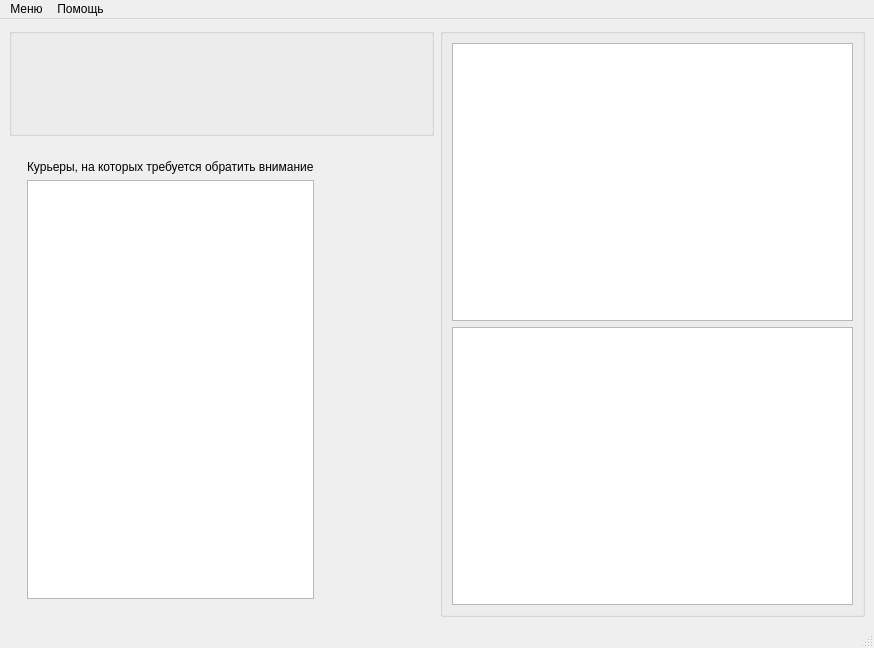
<?xml version="1.0" encoding="UTF-8"?>
<ui version="4.0">
 <class>summary</class>
 <widget class="QMainWindow" name="summary">
  <property name="geometry">
   <rect>
    <x>0</x>
    <y>0</y>
    <width>874</width>
    <height>648</height>
   </rect>
  </property>
  <property name="windowTitle">
   <string>Сводная информация</string>
  </property>
  <widget class="QWidget" name="centralwidget">
   <layout class="QGridLayout" name="gridLayout_2">
    <item row="0" column="0">
     <widget class="QGroupBox" name="groupBox_3">
      <property name="title">
       <string/>
      </property>
      <layout class="QHBoxLayout" name="horizontalLayout">
       <item>
        <widget class="QGroupBox" name="groupBox">
         <property name="styleSheet">
          <string notr="true">QGroupBox {border: none;}</string>
         </property>
         <property name="title">
          <string/>
         </property>
         <layout class="QGridLayout" name="gridLayout">
          <item row="2" column="0">
           <widget class="QLabel" name="couriers_summary">
            <property name="font">
             <font>
              <pointsize>11</pointsize>
             </font>
            </property>
            <property name="text">
             <string/>
            </property>
           </widget>
          </item>
          <item row="1" column="0">
           <widget class="QLabel" name="delivery_summary">
            <property name="font">
             <font>
              <pointsize>11</pointsize>
             </font>
            </property>
            <property name="text">
             <string/>
            </property>
           </widget>
          </item>
          <item row="0" column="0">
           <widget class="QLabel" name="orders_summary">
            <property name="font">
             <font>
              <pointsize>11</pointsize>
             </font>
            </property>
            <property name="text">
             <string/>
            </property>
           </widget>
          </item>
         </layout>
        </widget>
       </item>
      </layout>
     </widget>
    </item>
    <item row="1" column="0">
     <widget class="QGroupBox" name="groupBox_2">
      <property name="styleSheet">
       <string notr="true">QGroupBox {border: none;}</string>
      </property>
      <property name="title">
       <string/>
      </property>
      <layout class="QHBoxLayout" name="horizontalLayout_2" stretch="2,1">
       <item>
        <widget class="QGroupBox" name="groupBox_4">
         <property name="title">
          <string/>
         </property>
         <layout class="QVBoxLayout" name="verticalLayout" stretch="0,0">
          <item>
           <widget class="QLabel" name="problematic_courier_label">
            <property name="text">
             <string>Курьеры, на которых требуется обратить внимание</string>
            </property>
           </widget>
          </item>
          <item>
           <widget class="QTableWidget" name="problematic_couriers_summary">
            <property name="font">
             <font>
              <pointsize>11</pointsize>
             </font>
            </property>
           </widget>
          </item>
         </layout>
        </widget>
       </item>
       <item>
        <spacer name="horizontalSpacer">
         <property name="orientation">
          <enum>Qt::Orientation::Horizontal</enum>
         </property>
         <property name="sizeHint" stdset="0">
          <size>
           <width>40</width>
           <height>20</height>
          </size>
         </property>
        </spacer>
       </item>
      </layout>
     </widget>
    </item>
    <item row="0" column="1" rowspan="2">
     <widget class="QGroupBox" name="groupBox_5">
      <property name="title">
       <string/>
      </property>
      <layout class="QVBoxLayout" name="verticalLayout_2" stretch="0,0">
       <item>
        <widget class="QGraphicsView" name="categories_diagram"/>
       </item>
       <item>
        <widget class="QGraphicsView" name="orders_rating_diagram"/>
       </item>
      </layout>
     </widget>
    </item>
   </layout>
  </widget>
  <widget class="QMenuBar" name="menubar">
   <property name="geometry">
    <rect>
     <x>0</x>
     <y>0</y>
     <width>874</width>
     <height>22</height>
    </rect>
   </property>
   <widget class="QMenu" name="menu">
    <property name="title">
     <string>Меню</string>
    </property>
    <addaction name="reports"/>
    <addaction name="action_3"/>
    <addaction name="action_4"/>
    <addaction name="separator"/>
    <addaction name="action_6"/>
   </widget>
   <widget class="QMenu" name="menu_2">
    <property name="title">
     <string>Помощь</string>
    </property>
   </widget>
   <addaction name="menu"/>
   <addaction name="menu_2"/>
  </widget>
  <widget class="QStatusBar" name="statusbar"/>
  <action name="action_1">
   <property name="text">
    <string>Элемент 1</string>
   </property>
  </action>
  <action name="action_2">
   <property name="text">
    <string>Выход</string>
   </property>
  </action>
  <action name="action_3">
   <property name="text">
    <string>Данные</string>
   </property>
   <property name="shortcut">
    <string>Ctrl+2</string>
   </property>
   <property name="autoRepeat">
    <bool>false</bool>
   </property>
  </action>
  <action name="action_4">
   <property name="text">
    <string>Журнал уведомлений</string>
   </property>
   <property name="shortcut">
    <string>Ctrl+3</string>
   </property>
  </action>
  <action name="action_6">
   <property name="text">
    <string>Выход</string>
   </property>
   <property name="shortcut">
    <string>Ctrl+X</string>
   </property>
  </action>
  <action name="reports">
   <property name="text">
    <string>Отчеты</string>
   </property>
   <property name="shortcut">
    <string>Ctrl+1</string>
   </property>
  </action>
 </widget>
 <resources/>
 <connections/>
</ui>
